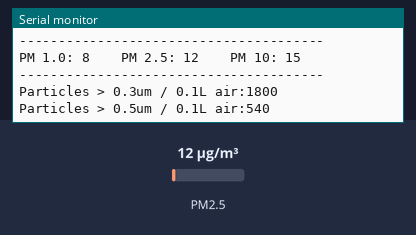
A sketch run on a simulated ESP8266 (NodeMCU). Parts: the last lines printed to the serial monitor. The test bench sets the inputs (shaded band); at power-on: PM2.5 12 µg/m³. WiFi joins after 1.5 s; servers stay silent unless stated; no MQTT or app messages arrive unless stated; not simulated (calls return 0 or success): credentials.h.

Above: at 1.2 s.
1.3 s: PM2.5 set to 6 µg/m³
At 2.4 s:
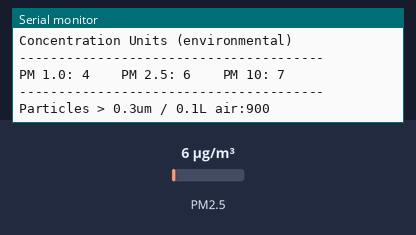
2.8 s: PM2.5 set to 75 µg/m³
At 3.9 s:
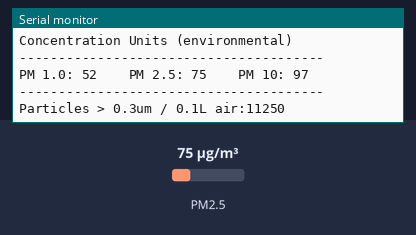
Timing chart, 0 to 5.8 s (numbered marks = the images above; inputs shaded):
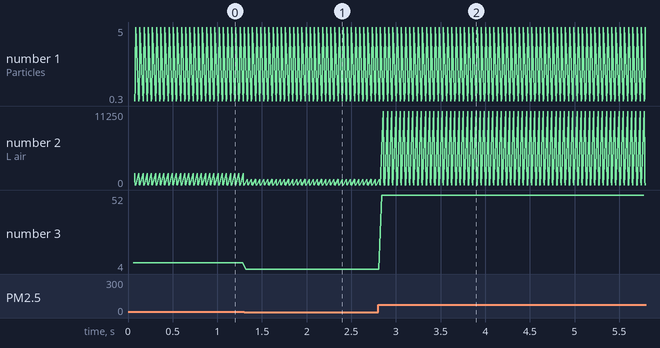

The sketch:

aq_meter.ino
```cpp
#include <Adafruit_PM25AQI.h>

#include <PubSubClient.h>
#include <SoftwareSerial.h>
#include <ESP8266WiFi.h>
#include "Adafruit_PM25AQI.h"

#include "credentials.h"
// define WLAN_SSID "MyNetwork"
// define WLAN_PASS "MyPassword"

#define MQTT_SERVER      "192.168.1.2"
#define MQTT_SERVERPORT  1883                   // use 8883 for SSL

#define SOFT_TX D5
#define SOFT_RX D4

String ROOM = "kitchen";

WiFiClient espClient;
PubSubClient client(espClient);
SoftwareSerial SoftSerial(SOFT_RX, SOFT_TX); // RX, TX
Adafruit_PM25AQI aqi = Adafruit_PM25AQI();

void setup() {
  WiFi.begin(WLAN_SSID, WLAN_PASS);
  client.setServer(MQTT_SERVER, MQTT_SERVERPORT); //connecting to mqtt server
  client.setCallback(callback);

  connectmqtt();
  Serial.begin(115200);
  SoftSerial.begin(9600);

  if (! aqi.begin_UART(&SoftSerial)) { // connect to the sensor over software serial
    Serial.println("Could not find PM 2.5 sensor!");
    while (1) delay(10);
  }

  Serial.println("PM25 found!");
}

uint16_t pm10_standard,  ///< Standard PM1.0
  pm25_standard,       ///< Standard PM2.5
  pm100_standard;      ///< Standard PM10.0
uint16_t pm10_env,       ///< Environmental PM1.0
  pm25_env,            ///< Environmental PM2.5
  pm100_env;           ///< Environmental PM10.0
uint16_t particles_03um, ///< 0.3um Particle Count
  particles_05um,      ///< 0.5um Particle Count
  particles_10um,      ///< 1.0um Particle Count
  particles_25um,      ///< 2.5um Particle Count
  particles_50um,      ///< 5.0um Particle Count
  particles_100um;
unsigned long last = 0;
bool updated = false;
void loop() {
  // mqtt
  if (!client.connected())
  {
    reconnect();
  }

  PM25_AQI_Data data;
  if (aqi.read(&data)) {
    pm25_standard = data.pm25_standard;
    pm100_standard = data.pm100_standard;
    pm25_env = data.pm25_env;
    pm100_env = data.pm100_env;
    particles_03um = data.particles_03um;
    particles_05um = data.particles_05um;
    particles_10um = data.particles_10um;
    particles_25um = data.particles_25um;
    particles_50um = data.particles_50um;
    particles_100um = data.particles_100um;
    updated = true;

    Serial.println();
    Serial.println(F("---------------------------------------"));
    Serial.println(F("Concentration Units (standard)"));
    Serial.println(F("---------------------------------------"));
    Serial.print(F("PM 1.0: ")); Serial.print(data.pm10_standard);
    Serial.print(F("\t\tPM 2.5: ")); Serial.print(data.pm25_standard);
    Serial.print(F("\t\tPM 10: ")); Serial.println(data.pm100_standard);
    Serial.println(F("Concentration Units (environmental)"));
    Serial.println(F("---------------------------------------"));
    Serial.print(F("PM 1.0: ")); Serial.print(data.pm10_env);
    Serial.print(F("\t\tPM 2.5: ")); Serial.print(data.pm25_env);
    Serial.print(F("\t\tPM 10: ")); Serial.println(data.pm100_env);
    Serial.println(F("---------------------------------------"));
    Serial.print(F("Particles > 0.3um / 0.1L air:")); Serial.println(data.particles_03um);
    Serial.print(F("Particles > 0.5um / 0.1L air:")); Serial.println(data.particles_05um);
    Serial.print(F("Particles > 1.0um / 0.1L air:")); Serial.println(data.particles_10um);
    Serial.print(F("Particles > 2.5um / 0.1L air:")); Serial.println(data.particles_25um);
    Serial.print(F("Particles > 5.0um / 0.1L air:")); Serial.println(data.particles_50um);
    Serial.print(F("Particles > 10 um / 0.1L air:")); Serial.println(data.particles_100um);
    Serial.println(F("---------------------------------------"));
  }

  if (updated && (millis() < last) || (millis() - last > 10000)) {
    client.publish(String("aq/" + ROOM + "/pm25_standard").c_str(), String(pm25_standard).c_str());
    client.publish(String("aq/" + ROOM + "/pm100_standard").c_str(), String(pm100_standard).c_str());
    client.publish(String("aq/" + ROOM + "/pm25_env").c_str(), String(pm25_env).c_str());
    client.publish(String("aq/" + ROOM + "/pm100_env").c_str(), String(pm100_env).c_str());
    client.publish(String("aq/" + ROOM + "/particles_03um").c_str(), String(particles_03um).c_str());
    client.publish(String("aq/" + ROOM + "/particles_05um").c_str(), String(particles_05um).c_str());
    client.publish(String("aq/" + ROOM + "/particles_10um").c_str(), String(particles_10um).c_str());
    client.publish(String("aq/" + ROOM + "/particles_25um").c_str(), String(particles_25um).c_str());
    client.publish(String("aq/" + ROOM + "/particles_50um").c_str(), String(particles_50um).c_str());
    client.publish(String("aq/" + ROOM + "/particles_100um").c_str(), String(particles_100um).c_str());
    updated = false;
    last = millis();
  }

  client.loop();
}


void callback(char* topic, byte* payload, unsigned int length) {   //callback includes topic and payload ( from which (topic) the payload is comming)
  //client.publish("outTopic", "LED turned OFF");
}

void reconnect() {
  while (!client.connected()) {
    Serial.println("Attempting MQTT reconnection...");
    if (client.connect(String("ESP8266_" + WiFi.macAddress()).c_str())) {
      Serial.println("MQTT connected");
    } else {
      /*

      Serial.print("failed, rc=");
      Serial.print(client.state());
      Serial.println(" try again in 5 seconds");
      // Wait 5 seconds before retrying
      */
      delay(5000);
    }
  }
}

void connectmqtt()
{
  client.connect(String("ESP8266_" + WiFi.macAddress()).c_str());  // ESP will connect to mqtt broker with clientID
  {
    Serial.println("MQTT connected");

    if (!client.connected())
    {
      reconnect();
    }
  }
}
```

Measured:
- after the input at 1.3 s, the serial monitor: prints a new line at once (image 1)
- after the input at 2.8 s, the serial monitor: prints a new line at once (image 2)
- plotted number 3: 8 → 4 after the input at 1.3 s, 4 → 52 after the input at 2.8 s
